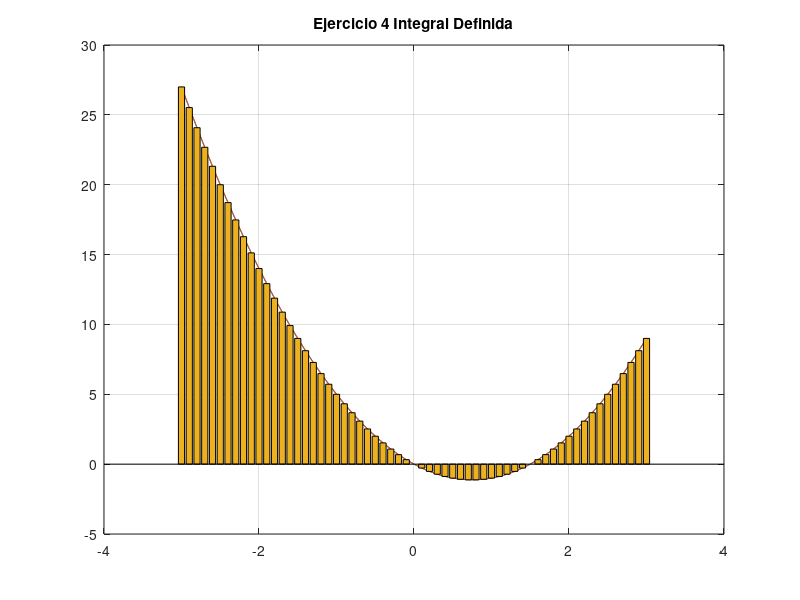

Source code (MATLAB):
% Octave Script
% Title			:1.7 Funcion Primitiva
% Description		:Script para graficar el ejericio 22 de la actividad 1.7
% Author		:Luis Gerardo Cardozo Carranza (Gerard_CRS) luiscardozo161002@gmail.com
% Date			:20210517
% sion		        :1
% Usage			:octave> /path/Funcion_Primitiva_Actividad_1.7_Luis Gerardo Cardozo Carranza_3202
% Notes			:Requiere aplicacion octave usar en consola preferentemente.
%                       4
%Actividad_Ejercicio 22 ∫ (2x^2-3x) dx
%                      -1
%Limpia la pantalla y las variables.
clc, clear
%Definimos las variables 
f=@(x,y) (2*x.^2-3*x);
%Declaramos la variable para la funcion
resultado=integral(f,-3,3);
%imprimimos el valor de la integral definida
fprintf('El valor de la integral es:%2.1f\n',resultado)
%De nuevo tomamos los valores para definir el rango de la grafica
x=[-3:0.1:3];
%Definimos la funcion
y=(2*x.^2)-(3*x);
%Imprimimos la funcion en los ejes x,y
plot(x,y)
%Muestra las líneas de cuadrícula principales para los ejes 
grid on
%Permite continuar  graficando  despues de que ya exista un grafica trazada
hold on
%Grafica la funcion
plot(x,y)
%distribuye las barras a lo largo del eje x
bar(x,y)
%Titulo de la funcion
title("Ejercicio 4 Integral Definida");
